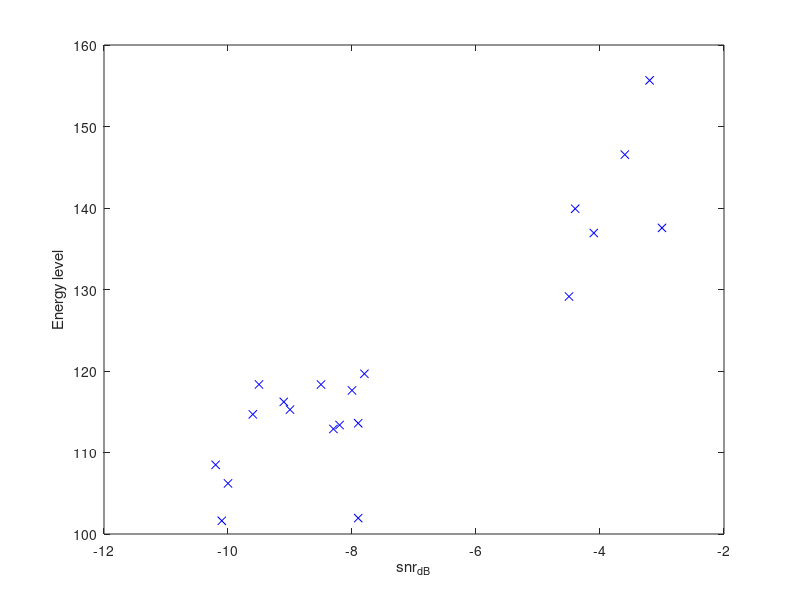

Write the MATLAB code that produced this figure. (Note: this script raises an error after producing the figure.)
clear ; close all; clc

fprintf('Visualizing example dataset for outlier detection.\n\n');

%  The following command loads the dataset. You should now have the
%  variables X, Xval, yval in your environment
datacell = textscan( regexprep( fileread('df.csv'), '\$', '0' ), '%f%f', 'delimiter', ',', 'HeaderLines', 1);

snr = datacell{1};
energy = datacell{2};
%X = table(snr, energy);
X=[snr,energy];

%  Visualize the example dataset
plot(X(:, 1), X(:, 2), 'bx');
xlabel('snr_{dB}');
ylabel('Energy level');


fprintf('Program paused. Press enter to continue.\n');
pause


%% ================== Part 2: Estimate the dataset statistics ===================

fprintf('Visualizing Gaussian fit.\n\n');

%  Estimate mu and sigma2
[mu, sigma2] = estimateGaussian(X);

%  Returns the density of the multivariate normal at each data point (row) 
%  of X
p = multivariateGaussian(X, mu, sigma2);

%  Visualize the fit
visualizeFit(X,  mu, sigma2);
xlabel('snr_{dB}');
ylabel('Energy level');

fprintf('Program paused. Press enter to continue.\n');
pause;


pval = multivariateGaussian(X, mu, sigma2);

[epsilon, F1] = selectThreshold(yval, pval);
fprintf('Best epsilon found using cross-validation: %e\n', epsilon);
fprintf('Best F1 on Cross Validation Set:  %f\n', F1);
fprintf('   (you should see a value epsilon of about 8.99e-05)\n');
fprintf('   (you should see a Best F1 value of  0.875000)\n\n');

%  Find the outliers in the training set and plot the
outliers = find(p < epsilon);

%  Draw a red circle around those outliers
hold on
plot(X(outliers, 1), X(outliers, 2), 'ro', 'LineWidth', 2, 'MarkerSize', 10);
hold off

fprintf('Program paused. Press enter to continue.\n');
pause;

%% ================== Part 4: Multidimensional Outliers ===================
%  We will now use the code from the previous part and apply it to a 
%  harder problem in which more features describe each datapoint and only 
%  some features indicate whether a point is an outlier.
%

%  Loads the second dataset. You should now have the
%  variables X, Xval, yval in your environment
load('ex8data2.mat');

%  Apply the same steps to the larger dataset
[mu, sigma2] = estimateGaussian(X);

%  Training set 
p = multivariateGaussian(X, mu, sigma2);

%  Cross-validation set
pval = multivariateGaussian(Xval, mu, sigma2);

%  Find the best threshold
[epsilon, F1] = selectThreshold(yval, pval);

fprintf('Best epsilon found using cross-validation: %e\n', epsilon);
fprintf('Best F1 on Cross Validation Set:  %f\n', F1);
fprintf('   (you should see a value epsilon of about 1.38e-18)\n');
fprintf('   (you should see a Best F1 value of 0.615385)\n');
fprintf('# Outliers found: %d\n\n', sum(p < epsilon));

